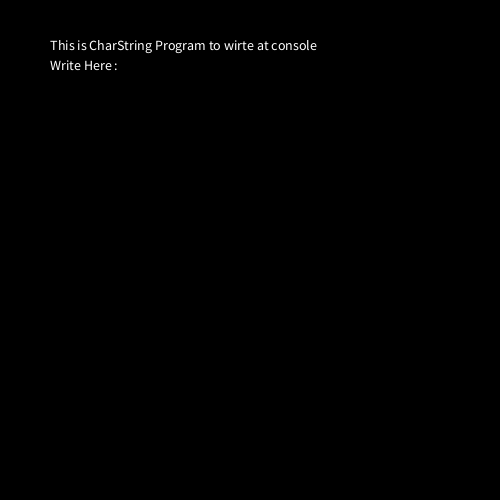
Frame 1 (no input)
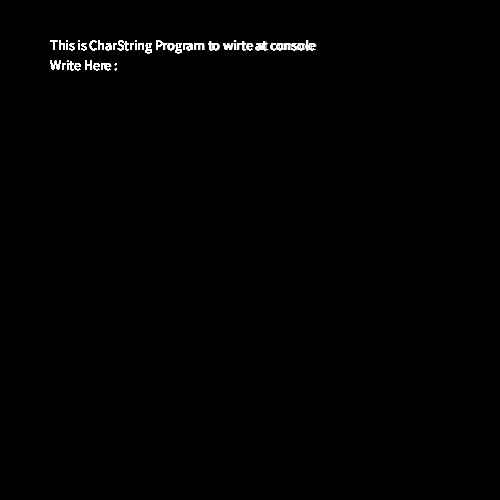
Frame 60 (the mouse pressed at the canvas centre just before this capture)
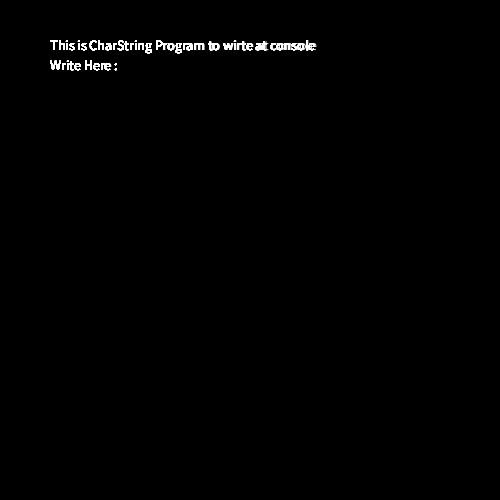
Frame 120 (the mouse held since frame 60 and released just before this capture)

The Processing sketch that drew these frames (run headless with seeded random() and noise(); from frame 60 on, the mouse is pressed at the canvas centre):

// Processing sketch: CharString_Form
// ── CharString_Form.pde
char letter;
String words = "";

void setup() {
  size(500, 500);
  background(0);
}

void draw() {
  programs();
}

void programs() {
  textSize(14);
  text("This is CharString Program to wirte at console", 50, 50);
  text("Write Here : ", 50, 70);
  
  textSize(25);
  text(words, 50, 120, 400, 300);
}

// Function to write at console
void keyTyped() {
  if ((key >= 'A' && key <= 'z') || key == ' ') {
    letter = key;
    words = words + key;
    println(key);
  }
}
